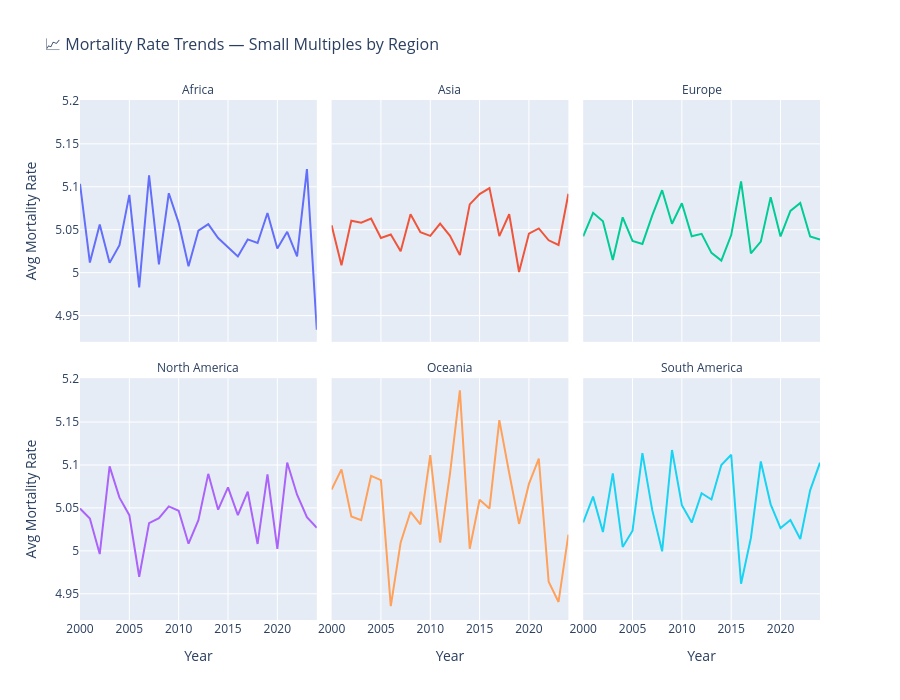

The notebook cell saved with this chart:
### Markdown cell above
### ADVANCED VIZ 3: Faceted / Small Multiple Charts

### Code cell
fig_facet = px.line(
    region_year,
    x='year',
    y='avg_mortality',
    color='region',
    facet_col='region',
    facet_col_wrap=3,
    title='📈 Mortality Rate Trends — Small Multiples by Region',
    labels={'avg_mortality': 'Avg Mortality Rate', 'year': 'Year'},
    height=700
)
fig_facet.update_layout(title_font_size=16, showlegend=False)
fig_facet.for_each_annotation(lambda a: a.update(
    text=a.text.split("=")[-1])
)
fig_facet.write_html('outputs/figures/advanced_03_faceted.html')
fig_facet.show()

### Figure 1 — Plotly figure (JSON) as saved in the notebook; plotly's stock layout.template omitted (floating-point values rounded to 4 significant figures)
{"data": [{"hovertemplate": "region=Africa<br>Year=%{x}<br>Avg Mortality Rate=%{y}<extra></extra>", "legendgroup": "Africa", "line": {"color": "#636efa", "dash": "solid"}, "marker": {"symbol": "circle"}, "mode": "lines", "name": "Africa", "orientation": "v", "showlegend": true, "type": "scatter", "x": [2000, 2001, 2002, 2003, 2004, 2005, 2006, 2007, 2008, 2009, 2010, 2011, 2012, 2013, 2014, 2015, 2016, 2017, 2018, 2019, 2020, 2021, 2022, 2023, 2024], "xaxis": "x4", "y": [5.104, 5.012, 5.056, 5.011, 5.032, 5.091, 4.983, 5.113, 5.01, 5.092, 5.058, 5.008, 5.049, 5.056, 5.04, 5.029, 5.019, 5.039, 5.034, 5.07, 5.028, 5.048, 5.019, 5.121, 4.934], "yaxis": "y4"}, {"hovertemplate": "region=Asia<br>Year=%{x}<br>Avg Mortality Rate=%{y}<extra></extra>", "legendgroup": "Asia", "line": {"color": "#EF553B", "dash": "solid"}, "marker": {"symbol": "circle"}, "mode": "lines", "name": "Asia", "orientation": "v", "showlegend": true, "type": "scatter", "x": [2000, 2001, 2002, 2003, 2004, 2005, 2006, 2007, 2008, 2009, 2010, 2011, 2012, 2013, 2014, 2015, 2016, 2017, 2018, 2019, 2020, 2021, 2022, 2023, 2024], "xaxis": "x5", "y": [5.055, 5.009, 5.061, 5.058, 5.063, 5.04, 5.044, 5.025, 5.068, 5.047, 5.043, 5.057, 5.043, 5.02, 5.079, 5.091, 5.099, 5.043, 5.068, 5.001, 5.045, 5.052, 5.038, 5.032, 5.092], "yaxis": "y5"}, {"hovertemplate": "region=Europe<br>Year=%{x}<br>Avg Mortality Rate=%{y}<extra></extra>", "legendgroup": "Europe", "line": {"color": "#00cc96", "dash": "solid"}, "marker": {"symbol": "circle"}, "mode": "lines", "name": "Europe", "orientation": "v", "showlegend": true, "type": "scatter", "x": [2000, 2001, 2002, 2003, 2004, 2005, 2006, 2007, 2008, 2009, 2010, 2011, 2012, 2013, 2014, 2015, 2016, 2017, 2018, 2019, 2020, 2021, 2022, 2023, 2024], "xaxis": "x6", "y": [5.042, 5.07, 5.06, 5.015, 5.064, 5.037, 5.033, 5.067, 5.096, 5.057, 5.081, 5.042, 5.045, 5.023, 5.014, 5.044, 5.106, 5.022, 5.036, 5.088, 5.042, 5.072, 5.081, 5.042, 5.038], "yaxis": "y6"}, {"hovertemplate": "region=North America<br>Year=%{x}<br>Avg Mortality Rate=%{y}<extra></extra>", "legendgroup": "North America", "line": {"color": "#ab63fa", "dash": "solid"}, "marker": {"symbol": "circle"}, "mode": "lines", "name": "North America", "orientation": "v", "showlegend": true, "type": "scatter", "x": [2000, 2001, 2002, 2003, 2004, 2005, 2006, 2007, 2008, 2009, 2010, 2011, 2012, 2013, 2014, 2015, 2016, 2017, 2018, 2019, 2020, 2021, 2022, 2023, 2024], "xaxis": "x", "y": [5.049, 5.038, 4.996, 5.098, 5.062, 5.042, 4.97, 5.032, 5.038, 5.052, 5.047, 5.008, 5.036, 5.09, 5.048, 5.074, 5.042, 5.069, 5.008, 5.089, 5.002, 5.103, 5.065, 5.039, 5.027], "yaxis": "y"}, {"hovertemplate": "region=Oceania<br>Year=%{x}<br>Avg Mortality Rate=%{y}<extra></extra>", "legendgroup": "Oceania", "line": {"color": "#FFA15A", "dash": "solid"}, "marker": {"symbol": "circle"}, "mode": "lines", "name": "Oceania", "orientation": "v", "showlegend": true, "type": "scatter", "x": [2000, 2001, 2002, 2003, 2004, 2005, 2006, 2007, 2008, 2009, 2010, 2011, 2012, 2013, 2014, 2015, 2016, 2017, 2018, 2019, 2020, 2021, 2022, 2023, 2024], "xaxis": "x2", "y": [5.071, 5.095, 5.04, 5.036, 5.087, 5.082, 4.936, 5.01, 5.045, 5.031, 5.112, 5.01, 5.09, 5.187, 5.002, 5.059, 5.049, 5.152, 5.091, 5.031, 5.078, 5.107, 4.964, 4.94, 5.019], "yaxis": "y2"}, {"hovertemplate": "region=South America<br>Year=%{x}<br>Avg Mortality Rate=%{y}<extra></extra>", "legendgroup": "South America", "line": {"color": "#19d3f3", "dash": "solid"}, "marker": {"symbol": "circle"}, "mode": "lines", "name": "South America", "orientation": "v", "showlegend": true, "type": "scatter", "x": [2000, 2001, 2002, 2003, 2004, 2005, 2006, 2007, 2008, 2009, 2010, 2011, 2012, 2013, 2014, 2015, 2016, 2017, 2018, 2019, 2020, 2021, 2022, 2023, 2024], "xaxis": "x3", "y": [5.033, 5.063, 5.022, 5.09, 5.005, 5.023, 5.114, 5.047, 4.999, 5.117, 5.053, 5.033, 5.067, 5.06, 5.1, 5.112, 4.962, 5.015, 5.104, 5.054, 5.027, 5.036, 5.014, 5.071, 5.103], "yaxis": "y3"}], "layout": {"annotations": [{"font": {}, "showarrow": false, "text": "North America", "x": 0.16, "xanchor": "center", "xref": "paper", "y": 0.465, "yanchor": "bottom", "yref": "paper"}, {"font": {}, "showarrow": false, "text": "Oceania", "x": 0.5, "xanchor": "center", "xref": "paper", "y": 0.465, "yanchor": "bottom", "yref": "paper"}, {"font": {}, "showarrow": false, "text": "South America", "x": 0.84, "xanchor": "center", "xref": "paper", "y": 0.465, "yanchor": "bottom", "yref": "paper"}, {"font": {}, "showarrow": false, "text": "Africa", "x": 0.16, "xanchor": "center", "xref": "paper", "y": 1.0, "yanchor": "bottom", "yref": "paper"}, {"font": {}, "showarrow": false, "text": "Asia", "x": 0.5, "xanchor": "center", "xref": "paper", "y": 1.0, "yanchor": "bottom", "yref": "paper"}, {"font": {}, "showarrow": false, "text": "Europe", "x": 0.84, "xanchor": "center", "xref": "paper", "y": 1.0, "yanchor": "bottom", "yref": "paper"}], "height": 700, "legend": {"title": {"text": "region"}, "tracegroupgap": 0}, "showlegend": false, "title": {"font": {"size": 16}, "text": "📈 Mortality Rate Trends — Small Multiples by Region"}, "xaxis": {"anchor": "y", "domain": [0, 0.32], "title": {"text": "Year"}}, "xaxis2": {"anchor": "y2", "domain": [0.34, 0.66], "matches": "x", "title": {"text": "Year"}}, "xaxis3": {"anchor": "y3", "domain": [0.68, 1.0], "matches": "x", "title": {"text": "Year"}}, "xaxis4": {"anchor": "y4", "domain": [0, 0.32], "matches": "x", "showticklabels": false}, "xaxis5": {"anchor": "y5", "domain": [0.34, 0.66], "matches": "x", "showticklabels": false}, "xaxis6": {"anchor": "y6", "domain": [0.68, 1.0], "matches": "x", "showticklabels": false}, "yaxis": {"anchor": "x", "domain": [0, 0.465], "title": {"text": "Avg Mortality Rate"}}, "yaxis2": {"anchor": "x2", "domain": [0, 0.465], "matches": "y", "showticklabels": false}, "yaxis3": {"anchor": "x3", "domain": [0, 0.465], "matches": "y", "showticklabels": false}, "yaxis4": {"anchor": "x4", "domain": [0.535, 1.0], "matches": "y", "title": {"text": "Avg Mortality Rate"}}, "yaxis5": {"anchor": "x5", "domain": [0.535, 1.0], "matches": "y", "showticklabels": false}, "yaxis6": {"anchor": "x6", "domain": [0.535, 1.0], "matches": "y", "showticklabels": false}}}
